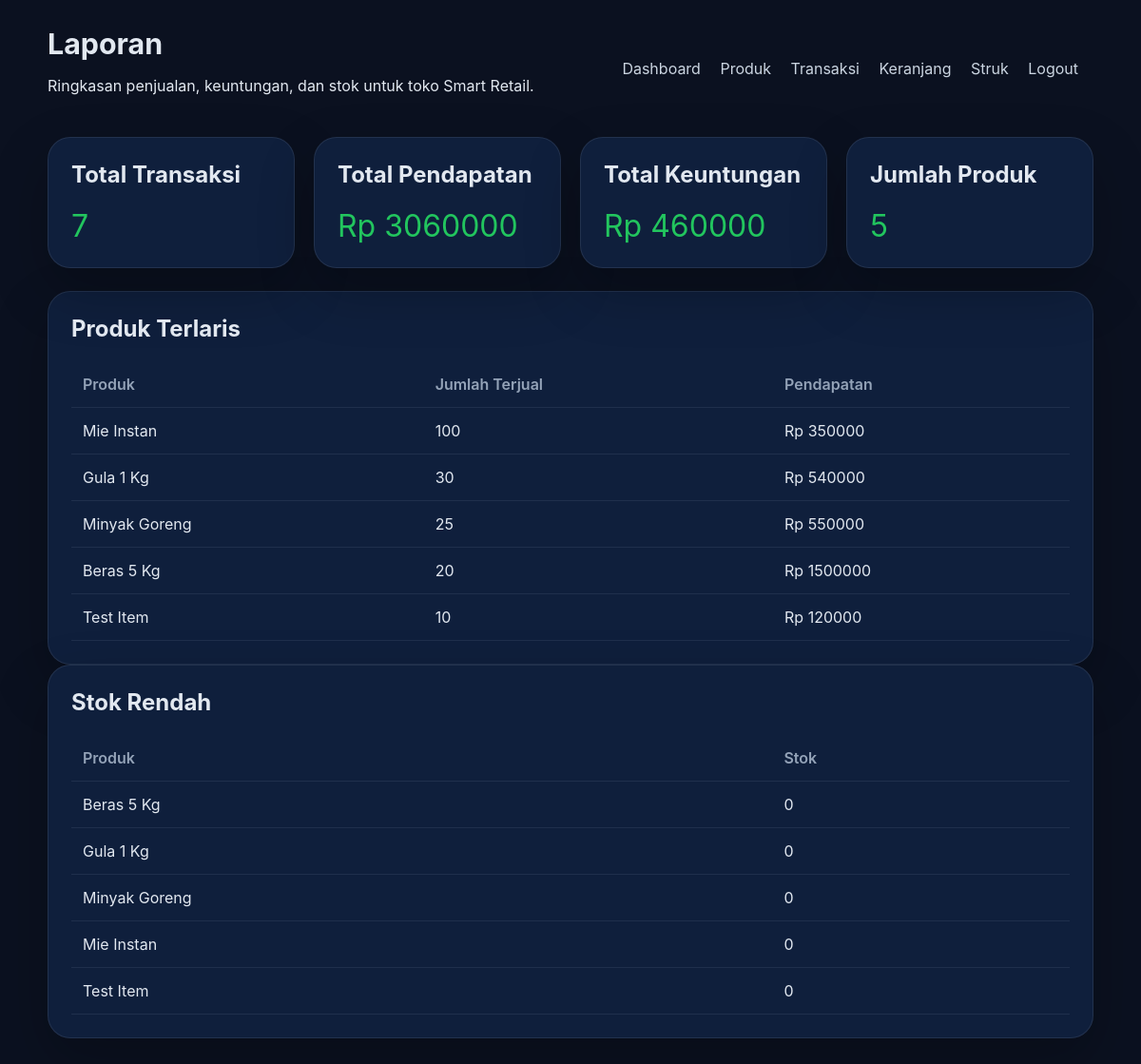
The page /laporan (signed in) on the database as committed earlier.
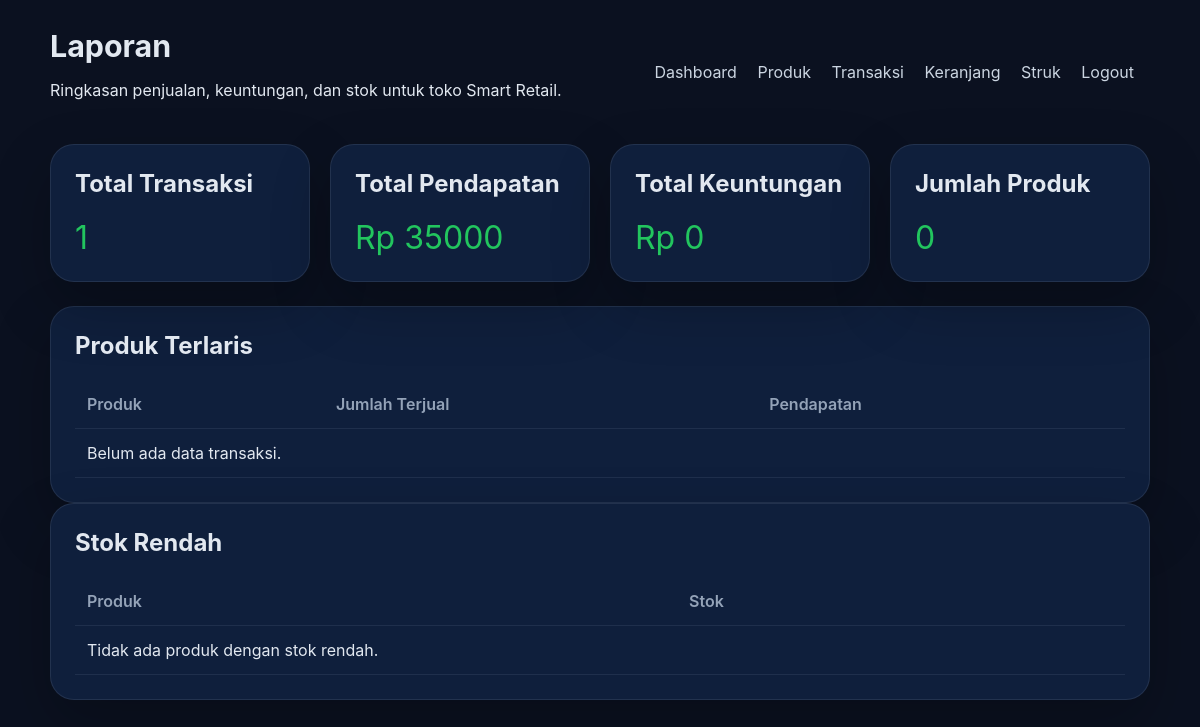
The same page on the database as committed later.
### tables this page shows
CREATE TABLE produk(
id INTEGER PRIMARY KEY AUTOINCREMENT,
nama_produk TEXT,
harga_modal INTEGER,
harga_jual INTEGER,
stok INTEGER
);

### app.py (the view)
@app.route("/laporan")
def laporan():
    redirect_result = require_login()
    if redirect_result:
        return redirect_result
    redirect_result = require_admin()
    if redirect_result:
        return redirect_result
    conn = get_db_connection()
    total_transaksi = conn.execute("SELECT COUNT(*) AS total FROM transaksi").fetchone()["total"]
    total_pendapatan = conn.execute("SELECT COALESCE(SUM(total), 0) AS total FROM transaksi").fetchone()["total"]
    total_produk = conn.execute("SELECT COUNT(*) AS total FROM produk").fetchone()["total"]
    total_keuntungan = conn.execute(
        "SELECT COALESCE(SUM((p.harga_jual - p.harga_modal) * t.jumlah), 0) AS total FROM transaksi t JOIN produk p ON p.id = t.produk_id"
    ).fetchone()["total"]
    terlaris = conn.execute(
        "SELECT p.nama_produk, SUM(t.jumlah) AS jumlah_terjual, SUM(t.total) AS pendapatan "
        "FROM transaksi t JOIN produk p ON p.id = t.produk_id "
        "GROUP BY p.id ORDER BY jumlah_terjual DESC LIMIT 5"
    ).fetchall()
    stok_rendah = conn.execute("SELECT * FROM produk WHERE stok <= 5 ORDER BY stok ASC").fetchall()
    conn.close()
    return render_template(
        "laporan.html",
        total_transaksi=total_transaksi,
        total_pendapatan=total_pendapatan,
        total_keuntungan=total_keuntungan,
        total_produk=total_produk,
        terlaris=terlaris,
        stok_rendah=stok_rendah,
        user=get_user(),
    )

### app.py (called while the page is built)
def get_db_connection():
    conn = sqlite3.connect(DATABASE)
    conn.row_factory = sqlite3.Row
    return conn

def get_user():
    return {
        "username": session.get("username"),
        "role": session.get("role"),
    }

def require_login():
    if not session.get("logged_in"):
        return redirect(url_for("login"))

def require_admin():
    if not session.get("logged_in"):
        return redirect(url_for("login"))
    if session.get("role") != "admin":
        return redirect(url_for("dashboard"))

### templates/laporan.html (shortened to what this page needs)
<!DOCTYPE html>
<html lang="id">
<head>
</head>
<body>
    <div class="page">
        <header>
            <div>
                <h1>Laporan</h1>
                <p>Ringkasan penjualan, keuntungan, dan stok untuk toko Smart Retail.</p>
            </div>
            <nav class="nav-links">
                <a href="{{ url_for('dashboard') }}">Dashboard</a>
                <a href="{{ url_for('produk') }}">Produk</a>
                <a href="{{ url_for('transaksi') }}">Transaksi</a>
                <a href="{{ url_for('keranjang') }}">Keranjang</a>
                <a href="{{ url_for('struk') }}">Struk</a>
                <a href="{{ url_for('logout') }}">Logout</a>
            </nav>
        </header>
        <div class="grid">
            <div class="card">
                <h2>Total Transaksi</h2>
                <div class="stat-value">{{ total_transaksi }}</div>
            </div>
            <div class="card">
                <h2>Total Pendapatan</h2>
                <div class="stat-value">Rp {{ total_pendapatan }}</div>
            </div>
            <div class="card">
                <h2>Total Keuntungan</h2>
                <div class="stat-value">Rp {{ total_keuntungan }}</div>
            </div>
            <div class="card">
                <h2>Jumlah Produk</h2>
                <div class="stat-value">{{ total_produk }}</div>
            </div>
        </div>
        <section class="card">
            <h2>Produk Terlaris</h2>
            <table>
                <thead>
                    <tr>
                        <th>Produk</th>
                        <th>Jumlah Terjual</th>
                        <th>Pendapatan</th>
                    </tr>
                </thead>
                <tbody>
                    {% for item in terlaris %}
                    <tr>
                        <td>{{ item.nama_produk }}</td>
                        <td>{{ item.jumlah_terjual }}</td>
                        <td>Rp {{ item.pendapatan }}</td>
                    </tr>
                    {% else %}
                    <tr>
                        <td colspan="3">Belum ada data transaksi.</td>
                    </tr>
                    {% endfor %}
                </tbody>
            </table>
        </section>
        <section class="card">
            <h2>Stok Rendah</h2>
            <table>
                <thead>
                    <tr>
                        <th>Produk</th>
                        <th>Stok</th>
                    </tr>
                </thead>
                <tbody>
                    {% for item in stok_rendah %}
                    <tr>
                        <td>{{ item.nama_produk }}</td>
                        <td>{{ item.stok }}</td>
                    </tr>
                    {% else %}
                    <tr>
                        <td colspan="2">Tidak ada produk dengan stok rendah.</td>
                    </tr>
                    {% endfor %}
                </tbody>
            </table>
        </section>
    </div>
</body>
</html>

Rows that differ between the two databases and show on the page:
removed produk: nama_produk "Mie Instan", jumlah_terjual "100", pendapatan "350000", stok "0"
removed produk: nama_produk "Gula 1 Kg", jumlah_terjual "30", pendapatan "540000", stok "0"
removed produk: nama_produk "Minyak Goreng", jumlah_terjual "25", pendapatan "550000", stok "0"
removed produk: nama_produk "Beras 5 Kg", jumlah_terjual "20", pendapatan "1500000", stok "0"
removed produk: nama_produk "Test Item", jumlah_terjual "10", pendapatan "120000", stok "0"
Other text that changed with them:
{{ total_transaksi }}: "7" → "1"
{{ total_pendapatan }}: "3060000" → "35000"
{{ total_keuntungan }}: "460000" → "0"
{{ total_produk }}: "5" → "0"
text now shown: "Belum ada data transaksi. Tidak ada produk dengan stok rendah."
